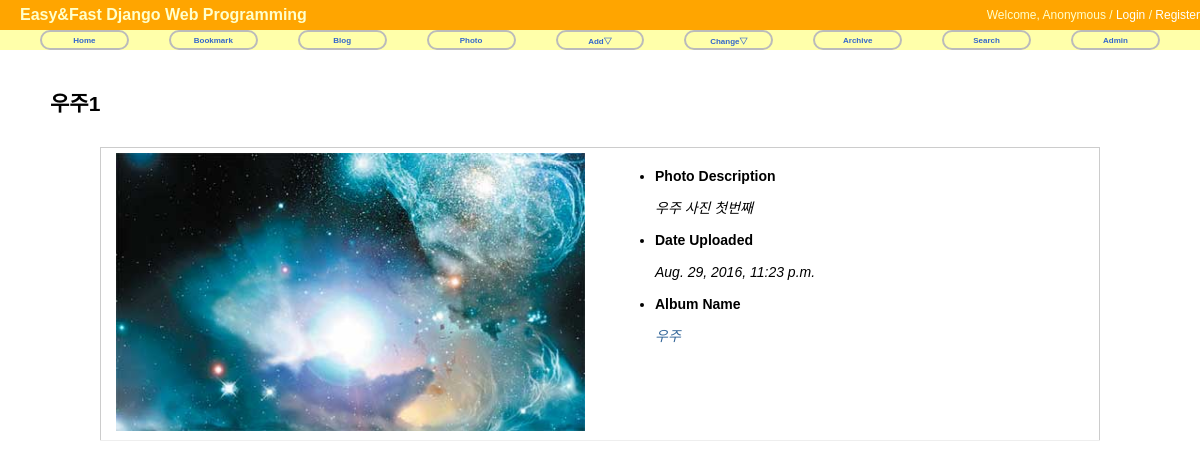
Screenshot of /photo/photo/1/ with the database file from the repository.
### photo/models.py (models this page shows, shortened)
@python_2_unicode_compatible
class Photo(models.Model):
    album = models.ForeignKey(Album)
    title = models.CharField(max_length=50)
    image = ThumbnailImageField(upload_to='photo/%Y/%m')
    description = models.TextField('Photo Description', blank=True)
    upload_date = models.DateTimeField('Upload Date', auto_now_add=True)
    owner = models.ForeignKey(User, null=True)
    class Meta:
        ordering = ['title']

@python_2_unicode_compatible
class Album(models.Model):
    name = models.CharField(max_length=50)
    description = models.CharField('One Line Description', max_length=100, blank=True)
    owner = models.ForeignKey(User, null=True)
    class Meta:
        ordering = ['name']

### photo/views.py (the view)
# urls.py: url(r'^photo/(?P<pk>\d+)/$', PhotoDV.as_view(), name='photo_detail'),
class PhotoDV(DetailView):
    model = Photo

### templates/photo/photo_detail.html (shortened to what this page needs)
{% extends "base.html" %}
{% load staticfiles %}
{% block extrastyle %}{% static "photo/photo.css" %}{% endblock %}
{% block content %}
<div id="content">
    <h2>{{ object.title }}</h2>
    <table class="photo-detail">
        <tr>
            <td>
                <a href="{{ object.image.url }}">
                    <img style="max-width:100%" src="{{ object.image.url }}" />
                </a>
            </td>
            <td>
                <ul>
                    <li>Photo Description</li>
                    {% if object.description %}<p>{{ object.description|linebreaks }}</p>
                    {% else %}<p>(blank)</p>{% endif %}
                    <li>Date Uploaded</li>
                    <p>{{ object.upload_date }}</p>
                    <li>Album Name</li>
                    <p><a href="{% url 'photo:album_detail' object.album_id %}">{{ object.album.name }}</a></p>
                </ul>
            </td>
        </tr>
    </table>
</div>
{% endblock %}

### static/css/base.css (style rules this page uses)
body { font-family: "Lucida Grande", Verdana, Arial, sans-serif; font-size: 14px; }
div#content { position: absolute; top: 70px; left: 50px; right: 50px; }
a:link, a:visited { color: #369; text-decoration: none; }
table { border-collapse: collapse; }
td, th { line-height: 18px; border-bottom: 1px solid #eee; vertical-align: top; padding: 5px 15px; font-family: "Lucida Grander", Verdana, Arial, sans-serif; }

### photo/static/photo/photo.css (style rules this page uses)
table.photo-detail { margin: 30px 50px 0 50px; border: 1px solid #ccc; padding: 20px 20px; }
table.photo-detail td { width: 50%; }
table.photo-detail ul li { font-weight: bold; }
table.photo-detail ul p { font-style: italic; }

### rows the page displays
Photo: title "우주1", image (picture), description "우주 사진 첫번째", upload_date "Aug. 29, 2016, 11:23 p.m.", album.name "우주"
